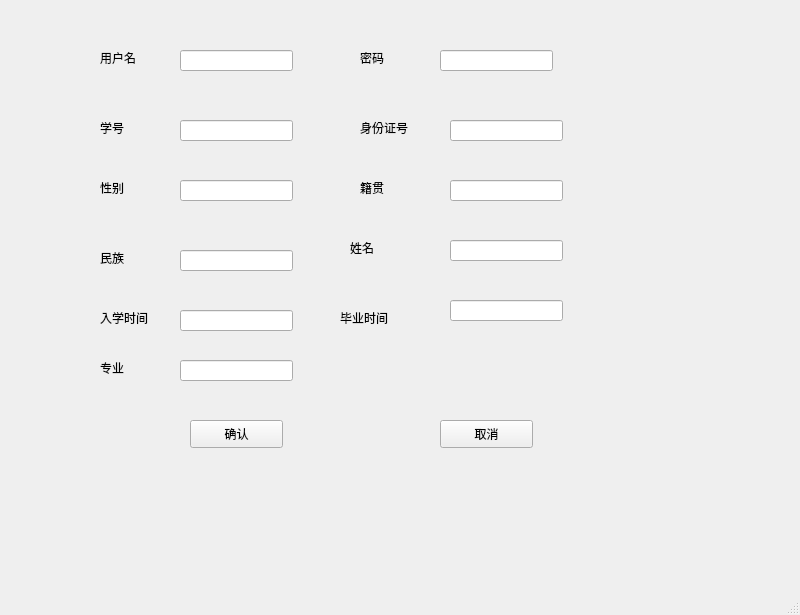
<?xml version="1.0" encoding="UTF-8"?>
<ui version="4.0">
 <class>MainWindow</class>
 <widget class="QMainWindow" name="MainWindow">
  <property name="geometry">
   <rect>
    <x>0</x>
    <y>0</y>
    <width>800</width>
    <height>615</height>
   </rect>
  </property>
  <property name="windowTitle">
   <string>MainWindow</string>
  </property>
  <widget class="QWidget" name="centralwidget">
   <widget class="QPushButton" name="pushButton">
    <property name="geometry">
     <rect>
      <x>190</x>
      <y>420</y>
      <width>93</width>
      <height>28</height>
     </rect>
    </property>
    <property name="text">
     <string>确认</string>
    </property>
   </widget>
   <widget class="QPushButton" name="pushButton_2">
    <property name="geometry">
     <rect>
      <x>440</x>
      <y>420</y>
      <width>93</width>
      <height>28</height>
     </rect>
    </property>
    <property name="text">
     <string>取消</string>
    </property>
   </widget>
   <widget class="QLineEdit" name="user">
    <property name="geometry">
     <rect>
      <x>180</x>
      <y>50</y>
      <width>113</width>
      <height>21</height>
     </rect>
    </property>
   </widget>
   <widget class="QLabel" name="label">
    <property name="geometry">
     <rect>
      <x>100</x>
      <y>50</y>
      <width>72</width>
      <height>15</height>
     </rect>
    </property>
    <property name="text">
     <string>用户名</string>
    </property>
   </widget>
   <widget class="QLineEdit" name="key">
    <property name="geometry">
     <rect>
      <x>440</x>
      <y>50</y>
      <width>113</width>
      <height>21</height>
     </rect>
    </property>
    <property name="text">
     <string/>
    </property>
   </widget>
   <widget class="QLabel" name="label_2">
    <property name="geometry">
     <rect>
      <x>360</x>
      <y>50</y>
      <width>72</width>
      <height>15</height>
     </rect>
    </property>
    <property name="text">
     <string>密码</string>
    </property>
   </widget>
   <widget class="QLineEdit" name="id">
    <property name="geometry">
     <rect>
      <x>450</x>
      <y>120</y>
      <width>113</width>
      <height>21</height>
     </rect>
    </property>
    <property name="text">
     <string/>
    </property>
   </widget>
   <widget class="QLabel" name="label_3">
    <property name="geometry">
     <rect>
      <x>360</x>
      <y>120</y>
      <width>72</width>
      <height>15</height>
     </rect>
    </property>
    <property name="text">
     <string>身份证号</string>
    </property>
   </widget>
   <widget class="QLineEdit" name="stu_id">
    <property name="geometry">
     <rect>
      <x>180</x>
      <y>120</y>
      <width>113</width>
      <height>21</height>
     </rect>
    </property>
   </widget>
   <widget class="QLabel" name="label_4">
    <property name="geometry">
     <rect>
      <x>100</x>
      <y>120</y>
      <width>72</width>
      <height>16</height>
     </rect>
    </property>
    <property name="text">
     <string>学号</string>
    </property>
   </widget>
   <widget class="QLineEdit" name="key_3">
    <property name="geometry">
     <rect>
      <x>820</x>
      <y>320</y>
      <width>113</width>
      <height>21</height>
     </rect>
    </property>
    <property name="text">
     <string/>
    </property>
   </widget>
   <widget class="QLineEdit" name="key_4">
    <property name="geometry">
     <rect>
      <x>820</x>
      <y>250</y>
      <width>113</width>
      <height>21</height>
     </rect>
    </property>
    <property name="text">
     <string/>
    </property>
   </widget>
   <widget class="QLabel" name="label_5">
    <property name="geometry">
     <rect>
      <x>350</x>
      <y>240</y>
      <width>72</width>
      <height>15</height>
     </rect>
    </property>
    <property name="text">
     <string>姓名</string>
    </property>
   </widget>
   <widget class="QLabel" name="label_6">
    <property name="geometry">
     <rect>
      <x>360</x>
      <y>180</y>
      <width>72</width>
      <height>15</height>
     </rect>
    </property>
    <property name="text">
     <string>籍贯</string>
    </property>
   </widget>
   <widget class="QLineEdit" name="gender">
    <property name="geometry">
     <rect>
      <x>180</x>
      <y>180</y>
      <width>113</width>
      <height>21</height>
     </rect>
    </property>
   </widget>
   <widget class="QLabel" name="label_7">
    <property name="geometry">
     <rect>
      <x>100</x>
      <y>250</y>
      <width>72</width>
      <height>16</height>
     </rect>
    </property>
    <property name="text">
     <string>民族</string>
    </property>
   </widget>
   <widget class="QLineEdit" name="nation">
    <property name="geometry">
     <rect>
      <x>180</x>
      <y>250</y>
      <width>113</width>
      <height>21</height>
     </rect>
    </property>
   </widget>
   <widget class="QLabel" name="label_8">
    <property name="geometry">
     <rect>
      <x>100</x>
      <y>180</y>
      <width>72</width>
      <height>15</height>
     </rect>
    </property>
    <property name="text">
     <string>性别</string>
    </property>
   </widget>
   <widget class="QLineEdit" name="place">
    <property name="geometry">
     <rect>
      <x>450</x>
      <y>180</y>
      <width>113</width>
      <height>21</height>
     </rect>
    </property>
    <property name="text">
     <string/>
    </property>
   </widget>
   <widget class="QLineEdit" name="name">
    <property name="geometry">
     <rect>
      <x>450</x>
      <y>240</y>
      <width>113</width>
      <height>21</height>
     </rect>
    </property>
    <property name="text">
     <string/>
    </property>
   </widget>
   <widget class="QLineEdit" name="l_data">
    <property name="geometry">
     <rect>
      <x>180</x>
      <y>310</y>
      <width>113</width>
      <height>21</height>
     </rect>
    </property>
   </widget>
   <widget class="QLineEdit" name="le_date">
    <property name="geometry">
     <rect>
      <x>450</x>
      <y>300</y>
      <width>113</width>
      <height>21</height>
     </rect>
    </property>
    <property name="text">
     <string/>
    </property>
   </widget>
   <widget class="QLabel" name="label_9">
    <property name="geometry">
     <rect>
      <x>100</x>
      <y>310</y>
      <width>72</width>
      <height>16</height>
     </rect>
    </property>
    <property name="text">
     <string>入学时间</string>
    </property>
   </widget>
   <widget class="QLabel" name="label_10">
    <property name="geometry">
     <rect>
      <x>350</x>
      <y>300</y>
      <width>72</width>
      <height>15</height>
     </rect>
    </property>
    <property name="text">
     <string/>
    </property>
   </widget>
   <widget class="QLabel" name="label_11">
    <property name="geometry">
     <rect>
      <x>100</x>
      <y>360</y>
      <width>72</width>
      <height>16</height>
     </rect>
    </property>
    <property name="text">
     <string>专业</string>
    </property>
   </widget>
   <widget class="QLineEdit" name="major">
    <property name="geometry">
     <rect>
      <x>180</x>
      <y>360</y>
      <width>113</width>
      <height>21</height>
     </rect>
    </property>
   </widget>
   <widget class="QLabel" name="label_13">
    <property name="geometry">
     <rect>
      <x>340</x>
      <y>310</y>
      <width>72</width>
      <height>16</height>
     </rect>
    </property>
    <property name="text">
     <string>毕业时间</string>
    </property>
   </widget>
  </widget>
  <widget class="QMenuBar" name="menubar">
   <property name="geometry">
    <rect>
     <x>0</x>
     <y>0</y>
     <width>800</width>
     <height>26</height>
    </rect>
   </property>
  </widget>
  <widget class="QStatusBar" name="statusbar"/>
 </widget>
 <resources/>
 <connections/>
</ui>
